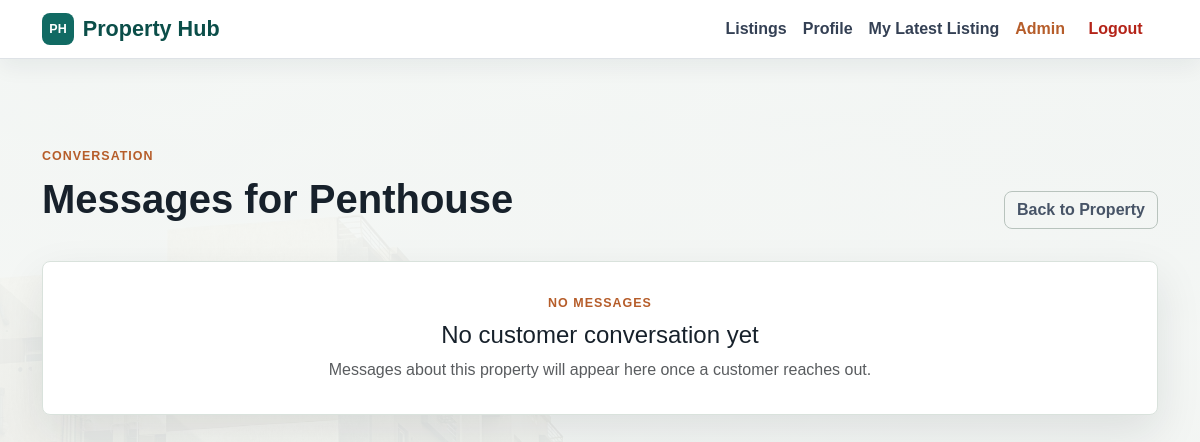
The app's page /listings/property/8/messages/ (signed in), older data.
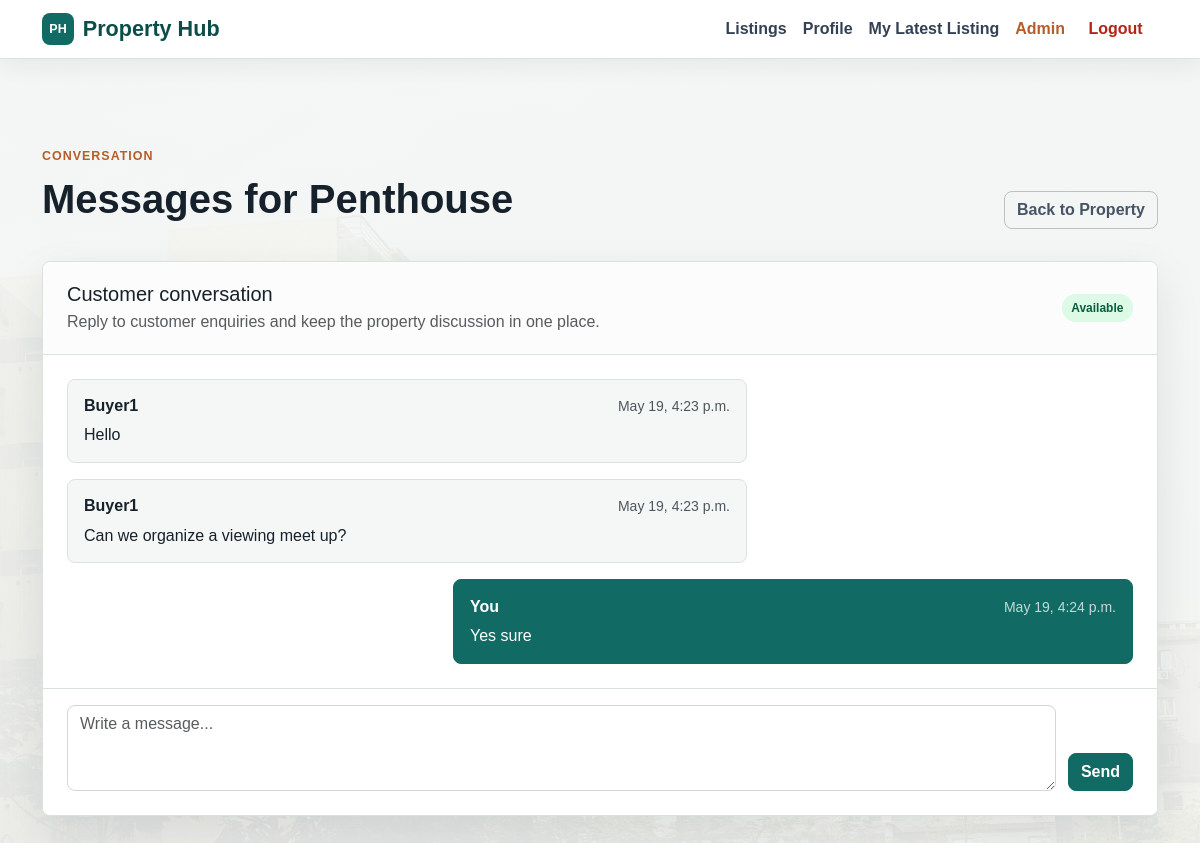
The same page, newer data.
### listings/models.py (models this page shows, shortened)
class Property(models.Model):
    PROPERTY_TYPES = [
        ('house', 'House'),
        ('apartment', 'Apartment'),
        ('land', 'Land'),
        ('commercial', 'Commercial'),
        ('rental', 'Rental'),
    ]
    LISTING_TYPES = [
        ('sale', 'For Sale'),
        ('rent', 'For Rent'),
    ]
    STATUS_CHOICES = [
        ('available', 'Available'),
        ('sold', 'Sold'),
        ('rented', 'Rented'),
        ('pending', 'Pending'),
    ]
    title = models.CharField(max_length=200)
    description = models.TextField(blank=True, null=True)
    price = models.DecimalField(max_digits=12, decimal_places=2)
    address = models.CharField(max_length=255, blank=True, null=True)
    city = models.CharField(max_length=100, blank=True, null=True)
    state = models.CharField(max_length=100, blank=True, null=True)
    zip_code = models.CharField(max_length=20, blank=True, null=True)
    location = models.CharField(max_length=200)  # keep for quick search
    property_type = models.CharField(max_length=20, choices=PROPERTY_TYPES)
    listing_type = models.CharField(max_length=20, choices=LISTING_TYPES, default='sale')
    bedrooms = models.PositiveIntegerField(blank=True, null=True)
    bathrooms = models.PositiveIntegerField(blank=True, null=True)
    square_feet = models.PositiveIntegerField(blank=True, null=True)
    has_parking = models.BooleanField(default=False)
    has_pool = models.BooleanField(default=False)
    has_gym = models.BooleanField(default=False)
    has_garden = models.BooleanField(default=False)
    status = models.CharField(max_length=20, choices=STATUS_CHOICES, default='available')
    is_featured = models.BooleanField(default=False)
    owner = models.ForeignKey(
        settings.AUTH_USER_MODEL,
        on_delete=models.CASCADE,
        related_name="listings_properties"
    )
    image = models.ImageField(upload_to="property_images/", blank=True, null=True)
    listed_date = models.DateTimeField(auto_now_add=True)
    class Meta:
        ordering = ['-listed_date']
        verbose_name_plural = "Properties"

class Message(models.Model):
    property = models.ForeignKey(Property, on_delete=models.CASCADE, related_name='messages')
    sender = models.ForeignKey(settings.AUTH_USER_MODEL, on_delete=models.CASCADE, related_name='sent_messages')
    receiver = models.ForeignKey(
        settings.AUTH_USER_MODEL,
        on_delete=models.CASCADE,
        related_name='received_messages',
        null=True,
        blank=True
    )
    message = models.TextField()
    timestamp = models.DateTimeField(auto_now_add=True)
    reply = models.TextField(blank=True, null=True)
    replied_by = models.ForeignKey(
        settings.AUTH_USER_MODEL,
        on_delete=models.SET_NULL,
        null=True,
        blank=True,
        related_name='replied_messages'
    )
    reply_timestamp = models.DateTimeField(blank=True, null=True)
    class Meta:
        ordering = ['-timestamp']

### accounts/models.py (models this page shows, shortened)
class User(AbstractUser):
    class Roles(models.TextChoices):
        ADMIN = 'admin', _('Admin')
        BUYER = 'buyer', _('Buyer')
        SELLER = 'seller', _('Seller')
    email = models.EmailField(
        _('email address'),
        unique=True,
        help_text=_('Required. Unique email address.')
    )
    phone = models.CharField(
        max_length=15,
        blank=True,
        help_text=_('Contact phone number.')
    )
    bio = models.TextField(
        blank=True,
        help_text=_('Short bio for the profile.')
    )
    profile_picture = models.ImageField(
        upload_to='profiles/',
        blank=True,
        null=True,
        help_text=_('Profile picture.')
    )
    role = models.CharField(
        max_length=10,
        choices=Roles.choices,
        default=Roles.BUYER,
        help_text=_('Role of the user.')
    )
    seller_approved = models.BooleanField(
        default=False,
        help_text=_('Designates whether this seller can publish listings.')
    )
    USERNAME_FIELD = 'email'
    REQUIRED_FIELDS = ['username', 'first_name', 'last_name']
    @property
    def is_buyer(self):
        return self.role == self.Roles.BUYER
    @property
    def is_seller(self):
        return self.role == self.Roles.SELLER
    @property
    def is_admin(self):
        return self.role == self.Roles.ADMIN or self.is_superuser

### listings/views.py (the view, shortened to what this page needs)
# urls.py: path("property/<int:pk>/messages/", view_messages, name="view_messages"),
@login_required
def view_messages(request, pk):
    property_obj = get_object_or_404(Property, pk=pk)
    if not _can_view_property_messages(request.user, property_obj):
        raise PermissionDenied("You can only view conversations you are part of.")
    conversation_messages = property_obj.messages.select_related("sender", "receiver", "replied_by").order_by("timestamp")
    is_owner_or_admin = _can_manage_property(request.user, property_obj)
    is_buyer = request.user.is_buyer
    return render(request, "listings/view_messages.html", {
        "property": property_obj,
        "conversation_messages": conversation_messages,
        "is_owner_or_admin": is_owner_or_admin,
        "can_reply": is_owner_or_admin or is_buyer,
        "show_disclaimer": is_buyer
    })

### listings/views.py (called while the page is built)
def _can_manage_property(user, property_obj):
    return user == property_obj.owner or user.is_admin or user.is_staff or user.is_superuser

def _can_view_property_messages(user, property_obj):
    if _can_manage_property(user, property_obj):
        return True
    return property_obj.messages.filter(sender=user).exists() or property_obj.messages.filter(receiver=user).exists()

### listings/templates/listings/view_messages.html (shortened to what this page needs)
{% extends "base.html" %}
{% block content %}
<div class="py-5">
  <div class="page-header">
    <div>
      <p class="eyebrow">Conversation</p>
      <h1>Messages for {{ property.title }}</h1>
    </div>
    <a href="{% url 'property_detail' property.pk %}" class="btn btn-outline-secondary">Back to Property</a>
  </div>
  {% if conversation_messages %}
    <div class="chat-shell app-card">
      <div class="chat-header">
        <div>
          <h2 class="h5 mb-1">Customer conversation</h2>
          <p class="text-muted mb-0">
            {% if is_owner_or_admin %}
              Reply to customer enquiries and keep the property discussion in one place.
            {% else %}
              Messages here are shared with the property team.
            {% endif %}
          </p>
        </div>
        <span class="status-pill status-{{ property.status }}">{{ property.get_status_display }}</span>
      </div>
      <div class="chat-thread">
      {% for msg in conversation_messages %}
        <article class="chat-message {% if msg.sender == request.user %}chat-message-own{% endif %}">
          <div class="chat-bubble">
            <div class="chat-meta">
              <strong>
                {% if msg.sender == request.user %}
                  You
                {% else %}
                  {{ msg.sender.get_full_name|default:msg.sender.username }}
                {% endif %}
              </strong>
              <small>{{ msg.timestamp|date:"M j, g:i a" }}</small>
            </div>
            <p>{{ msg.message }}</p>
          </div>
        </article>
      {% endfor %}
      </div>
      {% if can_reply %}
        <form method="post" class="chat-composer">
          <textarea id="message" name="message" rows="3" class="form-control" placeholder="Write a message..." required></textarea>
          <button type="submit" class="btn btn-primary">Send</button>
        </form>
      {% endif %}
    </div>
  {% else %}
    <div class="app-card text-center">
      <p class="eyebrow">No messages</p>
      <h2 class="h4">No customer conversation yet</h2>
      <p class="text-muted mb-0">Messages about this property will appear here once a customer reaches out.</p>
    </div>
  {% endif %}
</div>
{% endblock %}

### templates/base.html (shortened to what this page needs)
<!DOCTYPE html>
<html lang="en">
<head>
    {% load static %}
    <link href="https://cdn.jsdelivr.net/npm/bootstrap@5.3.0/dist/css/bootstrap.min.css" rel="stylesheet">
    <link rel="stylesheet" href="{% static 'css/style.css' %}">
</head>
<body>
    <nav class="navbar navbar-expand-lg navbar-light bg-white border-bottom sticky-top app-navbar">
        <div class="container">
            <a class="navbar-brand fw-bold" href="{% url 'home' %}">
                <span class="brand-mark">PH</span>
                <span>Property Hub</span>
            </a>
            <div class="collapse navbar-collapse" id="navbarNav">
                <ul class="navbar-nav ms-auto align-items-center">
                    <li class="nav-item">
                        <a class="nav-link" href="{% url 'property_list' %}">Listings</a>
                    </li>
                    {% if user.is_authenticated %}
                        <li class="nav-item">
                            <a class="nav-link" href="{% url 'profile' %}">Profile</a>
                        </li>
                        {% if user.is_seller or user.is_admin %}
                            <li class="nav-item">
                                <a class="nav-link" href="{% url 'latest_property' %}">My Latest Listing</a>
                            </li>
                        {% endif %}
                        {% if user.is_staff or user.is_superuser %}
                            <li class="nav-item">
                                <a class="nav-link nav-link-admin" href="{% url 'admin:index' %}">Admin</a>
                            </li>
                        {% endif %}
                        <li class="nav-item">
                            <form method="post" action="{% url 'logout' %}" class="logout-form">
                                <button type="submit">Logout</button>
                            </form>
                        </li>
                    {% endif %}
                </ul>
            </div>
        </div>
    </nav>
    <div class="container mt-4">
        {% block content %}
        {% endblock %}
    </div>
</body>
</html>

### static/css/style.css (style rules this page uses)
:root { --ph-ink: #17212b; --ph-muted: #667085; --ph-soft: #f4f7f5; --ph-surface: #ffffff; --ph-border: #d9e2dc; --ph-primary: #116a63; --ph-primary-dark: #0b4e49; --ph-accent: #b65d2a; --ph-danger: #b42318; --ph-shadow: 0 18px 45px rgba(23, 33, 43, 0.1); }
* { box-sizing: border-box; }
body { min-height: 100vh; color: var(--ph-ink); font-family: Arial, Helvetica, sans-serif; background: linear-gradient(180deg, rgba(244, 247, 245, 0.96), rgba(247, 249, 247, 0.92)), url("../images/pexels-mahmoud-zakariya-2154822140-34975232 (2).jpg") center top / cover fixed; }
a { color: var(--ph-primary); }
.app-navbar { backdrop-filter: blur(14px); box-shadow: 0 8px 22px rgba(23, 33, 43, .06); }
.navbar-brand { display: inline-flex; align-items: center; gap: .55rem; color: var(--ph-primary-dark); font-size: 1.35rem; letter-spacing: 0; }
.brand-mark { display: inline-flex; align-items: center; justify-content: center; width: 2rem; height: 2rem; color: #fff; font-size: .78rem; font-weight: 800; background: var(--ph-primary); border-radius: 8px; }
.nav-link { color: #344054; font-weight: 600; border-radius: 8px; transition: background-color .18s ease, color .18s ease; }
.nav-link-admin { color: var(--ph-accent); }
.logout-form button { appearance: none; padding: .5rem .9rem; color: var(--ph-danger); font-weight: 600; background: transparent; border: 1px solid transparent; border-radius: 999px; }
.btn { border-radius: 8px; font-weight: 700; letter-spacing: 0; transition: background-color .18s ease, border-color .18s ease, color .18s ease, box-shadow .18s ease, transform .18s ease; }
.btn-primary { background: var(--ph-primary); border-color: var(--ph-primary); }
.btn-outline-secondary { color: #475467; border-color: #b8c3bd; }
.app-card, .property-card { background: var(--ph-surface); border: 1px solid var(--ph-border); border-radius: 8px; box-shadow: var(--ph-shadow); }
.app-card { padding: 2rem; }
.eyebrow { margin-bottom: .55rem; color: var(--ph-accent); font-size: .78rem; font-weight: 800; letter-spacing: .08em; text-transform: uppercase; }
.section-band h2, .page-header h1 { color: var(--ph-ink); }
.page-header { display: flex; align-items: end; justify-content: space-between; gap: 1rem; padding: 1rem 0 2rem; }
.page-header h1 { margin-bottom: .35rem; font-weight: 800; }
.status-pill { display: inline-flex; align-items: center; min-height: 1.75rem; padding: .28rem .6rem; font-size: .75rem; font-weight: 800; line-height: 1; white-space: nowrap; border-radius: 999px; }
.status-available { color: #05603a; background: #dcfae6; }
.form-control, .form-select { border-color: #cfd8d3; border-radius: 8px; }
.chat-shell { padding: 0; overflow: hidden; }
.chat-header { display: flex; align-items: center; justify-content: space-between; gap: 1rem; padding: 1.25rem 1.5rem; background: #fbfcfb; border-bottom: 1px solid var(--ph-border); }
.chat-thread { display: grid; gap: 1rem; max-height: 62vh; min-height: 260px; padding: 1.5rem; overflow-y: auto; }
.chat-message { display: grid; justify-items: start; gap: .45rem; }
.chat-message-own { justify-items: end; }
.chat-bubble { width: min(74%, 680px); padding: .9rem 1rem; color: var(--ph-ink); background: var(--ph-soft); border: 1px solid var(--ph-border); border-radius: 8px; }
.chat-message-own .chat-bubble { color: #fff; background: var(--ph-primary); border-color: var(--ph-primary); }
.chat-meta { display: flex; align-items: baseline; justify-content: space-between; gap: 1rem; margin-bottom: .35rem; }
.chat-meta small { color: inherit; opacity: .75; white-space: nowrap; }
.chat-bubble p { margin: 0; overflow-wrap: anywhere; }
.chat-composer { display: grid; grid-template-columns: 1fr auto; gap: .75rem; align-items: end; padding: 1rem 1.5rem 1.5rem; background: #fff; border-top: 1px solid var(--ph-border); }
.chat-composer textarea { resize: vertical; }

Row changes from the older to the newer data that the page shows:
shown differently, row unchanged: Property "Penthouse": status (not shown) → "Available"
added Message: sender.get_full_name "Buyer1", timestamp "May 19, 4:23 p.m.", message "Hello"
added Message: sender.get_full_name "Buyer1", timestamp "May 19, 4:23 p.m.", message "Can we organize a viewing meet up?"
added Message: shows "You", timestamp "May 19, 4:24 p.m.", message "Yes sure"
Text that changed along with them:
text no longer shown: "NO MESSAGES No customer conversation yet Messages about this property will appear here once a customer reaches out."
text now shown: "Customer conversation Reply to customer enquiries and keep the property discussion in one place. Send"
